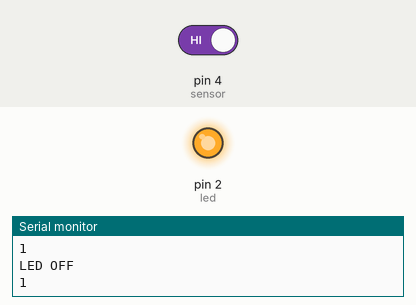
Bench run of a sketch on a simulated Arduino Uno, built with avr-gcc and run on an emulated ATmega328P. Parts: output pins drawn as LEDs (lit = HIGH), the last lines printed to the serial monitor. The inputs (shaded band) are chosen by the test bench; at power-on: pin 4 (sensor) HIGH.

Above: at 1.2 s.
1.3 s: pin 4 (sensor) driven LOW
At 1.9 s:
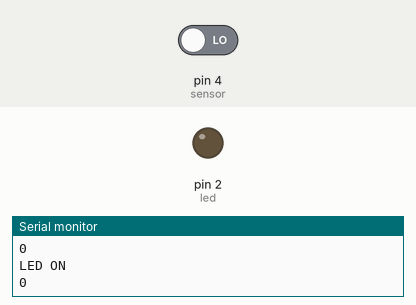
2.8 s: pin 4 (sensor) driven HIGH
At 4.2 s:
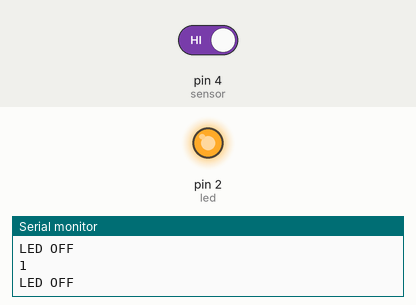
Timing chart, 0 to 5.8 s (numbered marks = the images above; inputs shaded):
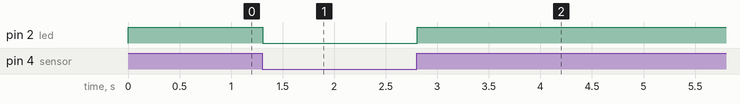

Measured:
- after the input at 1.3 s, pin 2 (led): HIGH → LOW at once
- after the input at 2.8 s, pin 2 (led): LOW → HIGH at once

The sketch:

tob.ino
```cpp
int sensor = 4; //ประกาศขาใช้อ่านค่า sensor
int led = 2; //ขาที่เชื่อมต่อกับ led
void setup() {
  Serial.begin(9600); //ประกาศใช้งาน serial monitor
  pinMode(sensor,INPUT); //ให้ sensor เป็น input
  pinMode(led,OUTPUT); //ให้ led เป็น output
}
void loop() {
  int val = digitalRead(sensor); //ประกาศตัวแปร val เพื่อเก็บค่าที่อ่านได้จาก sensor
  Serial.println(val); //serial monitor แสดงค่า val
  if(val == 0){
    digitalWrite(led, 0);
    Serial.println("LED ON");
  } //คำสั่ง if ถ้าค่า val มีค่าเท่ากับ 0 ให้ led ติด
  else{
    digitalWrite(led, 1);
    Serial.println("LED OFF");
  } //ถ้าไม่ใช่ ให้ led ดับ
}
```
